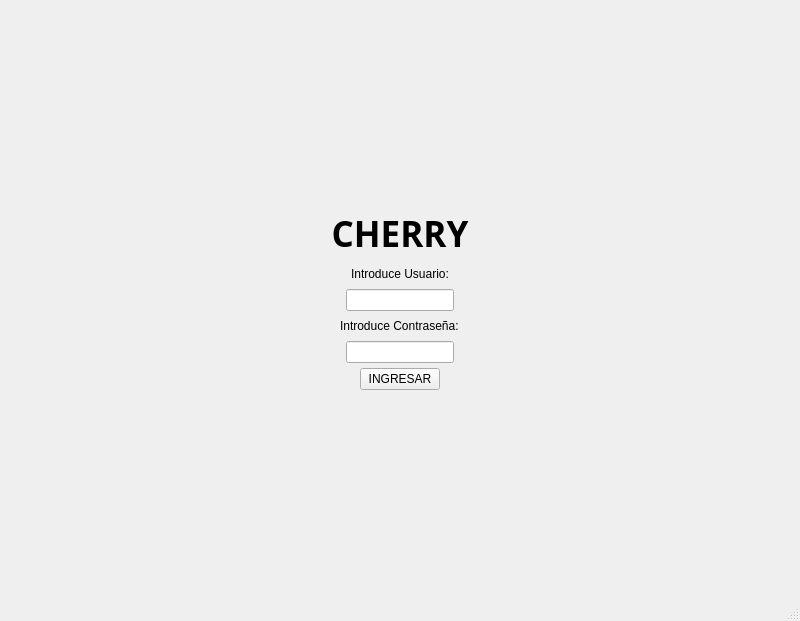
<?xml version="1.0" encoding="UTF-8"?>
<ui version="4.0">
 <class>MainWindow</class>
 <widget class="QMainWindow" name="MainWindow">
  <property name="geometry">
   <rect>
    <x>0</x>
    <y>0</y>
    <width>800</width>
    <height>621</height>
   </rect>
  </property>
  <property name="windowTitle">
   <string>MainWindow</string>
  </property>
  <widget class="QWidget" name="centralwidget">
   <layout class="QHBoxLayout" name="horizontalLayout_7">
    <item>
     <layout class="QHBoxLayout" name="horizontalLayout_6">
      <item>
       <widget class="QLabel" name="label_4">
        <property name="styleSheet">
         <string notr="true">border-image:url( &quot;floreria.jpg/img&quot;);</string>
        </property>
        <property name="text">
         <string/>
        </property>
       </widget>
      </item>
     </layout>
    </item>
    <item>
     <layout class="QVBoxLayout" name="verticalLayout_6">
      <property name="spacing">
       <number>5</number>
      </property>
      <property name="topMargin">
       <number>200</number>
      </property>
      <property name="bottomMargin">
       <number>200</number>
      </property>
      <item>
       <widget class="QLabel" name="label_3">
        <property name="minimumSize">
         <size>
          <width>50</width>
          <height>50</height>
         </size>
        </property>
        <property name="font">
         <font>
          <family>Bell MT</family>
          <pointsize>26</pointsize>
          <weight>75</weight>
          <bold>true</bold>
         </font>
        </property>
        <property name="text">
         <string>CHERRY</string>
        </property>
        <property name="alignment">
         <set>Qt::AlignHCenter|Qt::AlignTop</set>
        </property>
       </widget>
      </item>
      <item alignment="Qt::AlignHCenter">
       <widget class="QLabel" name="label_2">
        <property name="text">
         <string>Introduce Usuario:</string>
        </property>
       </widget>
      </item>
      <item alignment="Qt::AlignHCenter">
       <widget class="QLineEdit" name="txt_username">
        <property name="minimumSize">
         <size>
          <width>0</width>
          <height>0</height>
         </size>
        </property>
        <property name="maximumSize">
         <size>
          <width>300</width>
          <height>16777215</height>
         </size>
        </property>
       </widget>
      </item>
      <item alignment="Qt::AlignHCenter">
       <widget class="QLabel" name="label">
        <property name="text">
         <string>Introduce Contraseña:</string>
        </property>
       </widget>
      </item>
      <item alignment="Qt::AlignHCenter">
       <widget class="QLineEdit" name="txt_password">
        <property name="minimumSize">
         <size>
          <width>0</width>
          <height>0</height>
         </size>
        </property>
        <property name="maximumSize">
         <size>
          <width>300</width>
          <height>16777215</height>
         </size>
        </property>
        <property name="echoMode">
         <enum>QLineEdit::Password</enum>
        </property>
       </widget>
      </item>
      <item alignment="Qt::AlignHCenter">
       <widget class="QPushButton" name="btn_login">
        <property name="maximumSize">
         <size>
          <width>100</width>
          <height>50</height>
         </size>
        </property>
        <property name="text">
         <string>INGRESAR</string>
        </property>
        <property name="iconSize">
         <size>
          <width>16</width>
          <height>16</height>
         </size>
        </property>
       </widget>
      </item>
     </layout>
    </item>
    <item>
     <layout class="QHBoxLayout" name="horizontalLayout_5">
      <item>
       <widget class="QLabel" name="label_5">
        <property name="styleSheet">
         <string notr="true">border-image: url(&quot;cherry.jpg/img&quot;);</string>
        </property>
        <property name="text">
         <string/>
        </property>
       </widget>
      </item>
     </layout>
    </item>
   </layout>
  </widget>
  <widget class="QMenuBar" name="menubar">
   <property name="geometry">
    <rect>
     <x>0</x>
     <y>0</y>
     <width>800</width>
     <height>21</height>
    </rect>
   </property>
  </widget>
  <widget class="QStatusBar" name="statusbar"/>
 </widget>
 <resources/>
 <connections/>
</ui>
